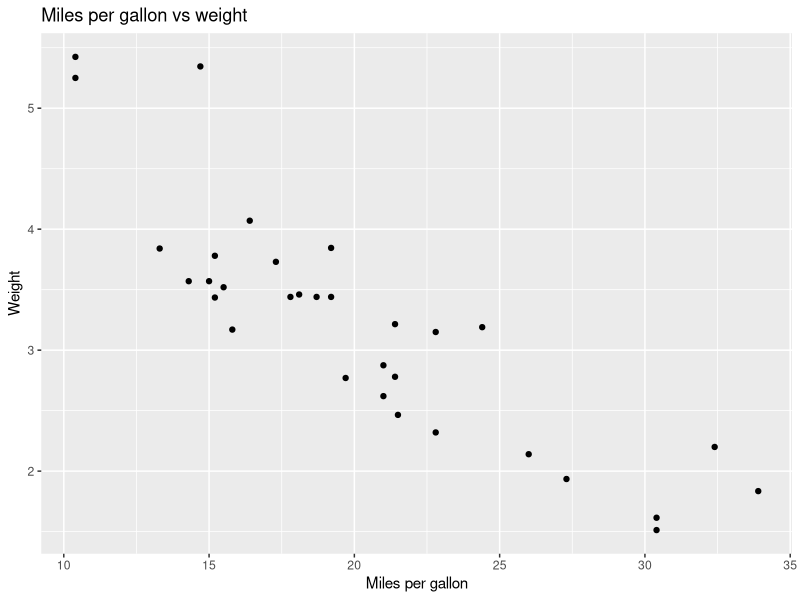

R code for this plot:
x <- 3
y <- 4
z <- x+y
print(z)


x <- 10
y <- 20
result <- y-x
print(result)

library(ggplot2)
ggplot(mtcars, aes(x = mpg, y = wt)) + geom_point() + ggtitle("Miles per gallon vs weight") + labs(y = "Weight", x = "Miles per gallon")

library(datasets)
data(iris)
View(iris)

unique(iris$Species)
